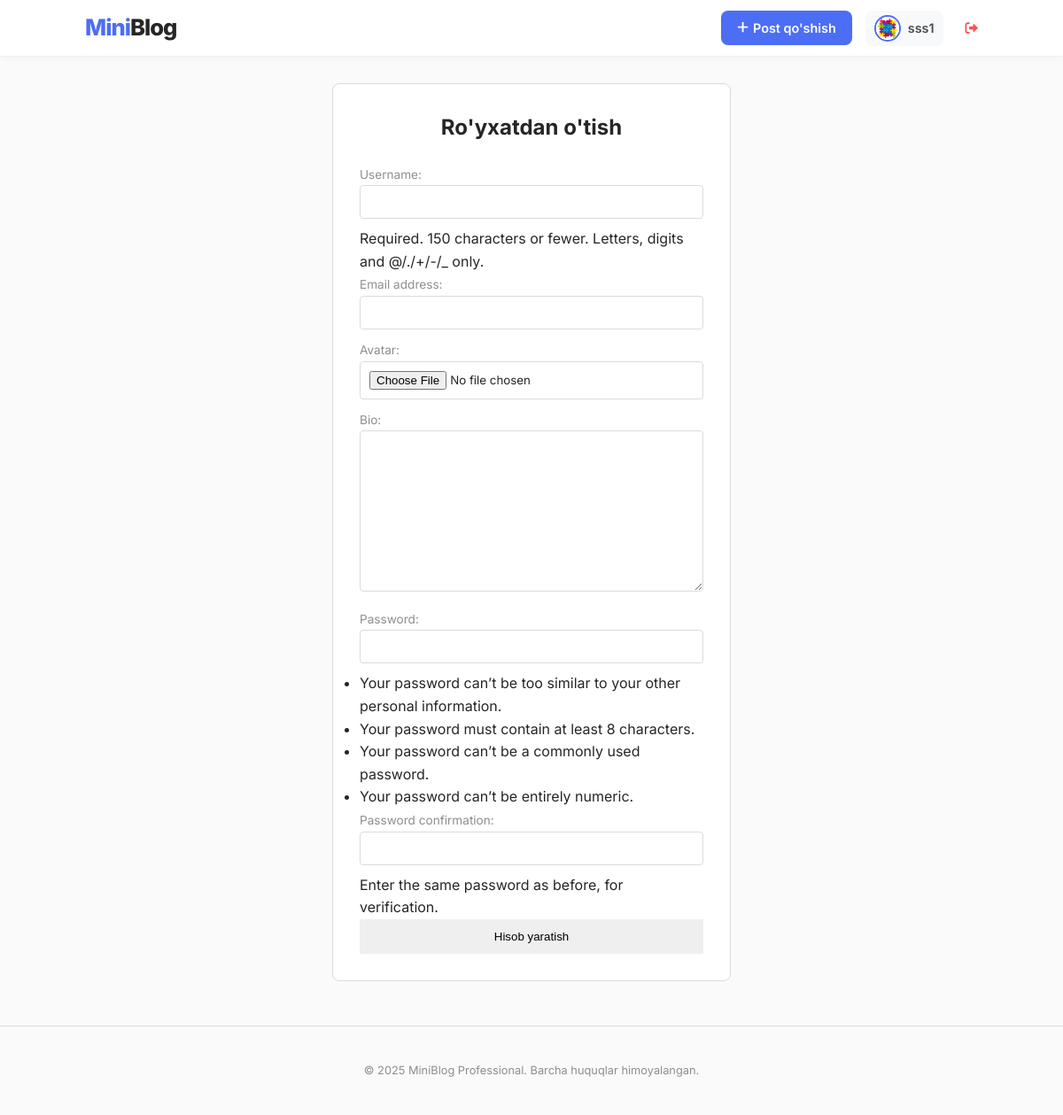
The page /register/ (signed in) on the database its author committed.
### main/models.py (models this page shows, shortened)
class User(AbstractUser):
    bio = models.TextField(blank=True)
    avatar = models.ImageField(upload_to="avatars/", default="default.png")

### main/views.py (the view)
# urls.py: path("register/", views.register_view, name="register"),
def register_view(request):
    if request.method == "POST":
        form = RegisterForm(request.POST, request.FILES)
        if form.is_valid():
            user = form.save()
            login(request, user)
            return redirect("home")
    else:
        form = RegisterForm()
    return render(request, "register.html", {"form": form})

### main/form.py
class RegisterForm(UserCreationForm):
    class Meta:
        model = User
        fields = ("username", "email", "avatar", "bio")

### templates/register.html (shortened to what this page needs)
{% extends 'base.html' %}
{% block content %}
<div
    style="max-width: 450px; margin: 30px auto; background: white; padding: 30px; border: 1px solid var(--border); border-radius: 8px;">
    <h2 style="text-align: center; margin-bottom: 20px;">Ro'yxatdan o'tish</h2>
    <form method="post" enctype="multipart/form-data">
        {{ form.as_p }}
        <button type="submit" class="btn-add" style="width: 100%; border: none; padding: 12px; cursor: pointer;">Hisob
            yaratish</button>
    </form>
</div>
{% endblock %}

### templates/base.html (shortened to what this page needs)
<!DOCTYPE html>
<html lang="uz">
<head>
    <link rel="stylesheet" href="https://cdnjs.cloudflare.com/ajax/libs/font-awesome/6.0.0/css/all.min.css">
</head>
<body>
    <nav>
        <a href="{% url 'home' %}" class="logo">
            Mini<span style="color: #262626;">Blog</span>
        </a>
        <div class="nav-links">
            {% if user.is_authenticated %}
                <a href="{% url 'post_create' %}" class="btn-post">
                    <i class="fa-solid fa-plus"></i> Post qo'shish
                </a>
                <a href="{% url 'user_profile' user.username %}" class="user-link">
                    {% if user.avatar %}
                        <img src="{{ user.avatar.url }}" style="width: 30px; height: 30px; border-radius: 50%; object-fit: cover; border: 2px solid var(--accent);">
                    {% else %}
                        <i class="fa-solid fa-circle-user" style="font-size: 24px; color: #adb5bd;"></i>
                    {% endif %}
                    {{ user.username }}
                </a>
                <a href="{% url 'logout' %}" style="text-decoration: none; color: #fa5252; font-weight: 600; font-size: 0.9rem; margin-left: 10px;">
                    <i class="fa-solid fa-right-from-bracket"></i>
                </a>
            {% else %}
                <a href="{% url 'login' %}" style="text-decoration: none; color: #4a4a4a; font-weight: 600; font-size: 0.9rem;">Kirish</a>
                <a href="{% url 'register' %}" class="btn-post" style="background: #262626;">Ro'yxatdan o'tish</a>
            {% endif %}
        </div>
    </nav>
    <div class="main-container">
        {% block content %}
        {% endblock %}
    </div>
    <footer>
        &copy; 2025 MiniBlog Professional. Barcha huquqlar himoyalangan.
    </footer>
</body>
</html>

### templates/base.html (style rules this page uses)
:root { --bg: #fafafa; --white: #ffffff; --text: #262626; --accent: #4c6ef5; --border: #dbdbdb; --gray: #8e8e8e; }
* { margin: 0; padding: 0; box-sizing: border-box; }
body { font-family: 'Inter', sans-serif; background-color: var(--bg); color: var(--text); line-height: 1.6; }
nav { background: var(--white); border-bottom: 1px solid #f0f0f0; padding: 0.7rem 8%; display: flex; justify-content: space-between; align-items: center; position: sticky; top: 0; z-index: 1000; box-shadow: 0 2px 10px rgba(0,0,0,0.03); }
.logo { font-size: 1.6rem; font-weight: 800; color: var(--accent); text-decoration: none; letter-spacing: -1px; }
.nav-links { display: flex; align-items: center; gap: 15px; }
.btn-post { text-decoration: none; background: var(--accent); color: white !important; padding: 8px 18px; border-radius: 8px; font-weight: 600; font-size: 0.9rem; display: flex; align-items: center; gap: 5px; transition: 0.3s; }
.user-link { text-decoration: none; color: #4a4a4a; display: flex; align-items: center; gap: 8px; font-weight: 600; font-size: 0.9rem; padding: 5px 10px; border-radius: 8px; background: #f8f9fa; }
.main-container { max-width: 1100px; margin: 30px auto; padding: 0 20px; }
footer { text-align: center; padding: 40px; color: var(--gray); font-size: 0.8rem; border-top: 1px solid var(--border); margin-top: 50px; }

### templates/register.html (style rules this page uses)
input, textarea { width: 100%; padding: 10px; margin-bottom: 10px; border: 1px solid var(--border); border-radius: 4px; font-family: inherit; }
label { font-size: 0.85rem; color: var(--gray); }

### rows shown on the page
User: avatar (picture), username "sss1"
